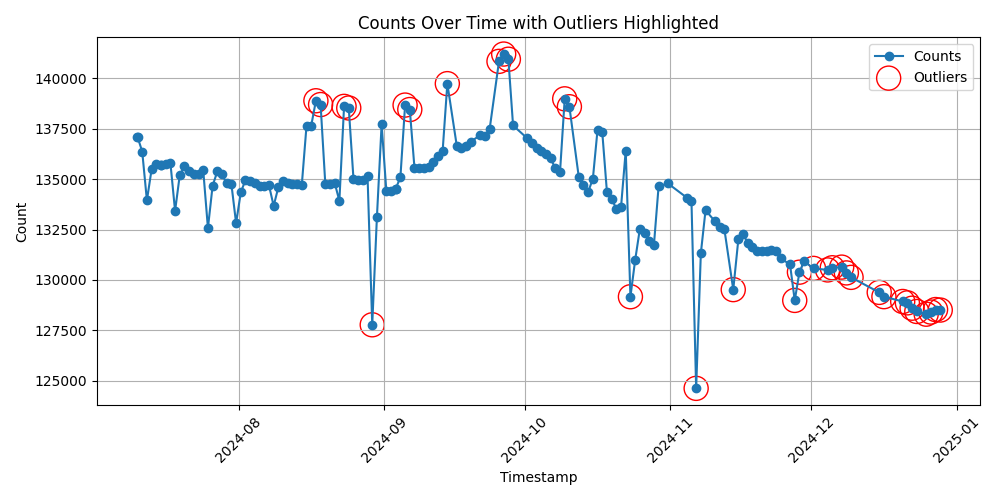

Python code for this plot:
import matplotlib.pyplot as plt
import pandas as pd
import numpy as np
from scipy import stats

# Define the file path
file_path = './LAST_UPDATED'

# Initialize lists to store timestamps and counts
timestamps = []
counts = []

# Read the file and parse the data
with open(file_path, 'r') as file:
    lines = file.readlines()
    for i in range(0, len(lines), 2):
        timestamp = lines[i].strip()
        count = int(lines[i+1].strip().split(': ')[1].strip(','))
        timestamps.append(timestamp)
        counts.append(count)

# Create a DataFrame
data = pd.DataFrame({
    'Timestamp': pd.to_datetime(timestamps),
    'Count': counts
})

# Detect outliers using z-score
counts_array = np.array(counts)
z_scores = np.abs(stats.zscore(counts_array))
outlier_threshold = 1.2
outliers = np.where(z_scores > outlier_threshold)

# Plot the data
plt.figure(figsize=(10, 5))
plt.plot(data['Timestamp'], data['Count'], marker='o', label='Counts')

# Highlight the outliers with red circles
plt.scatter(data['Timestamp'].iloc[outliers], data['Count'].iloc[outliers],
            color='red', s=300, facecolors='none', edgecolors='red', label='Outliers')

# Add labels, title, and grid
plt.xlabel('Timestamp')
plt.ylabel('Count')
plt.title('Counts Over Time with Outliers Highlighted')
plt.grid(True)
plt.xticks(rotation=45)
plt.tight_layout()

# Add legend
plt.legend()

# Save the plot
plot_path = 'plot.png'
plt.savefig(plot_path)